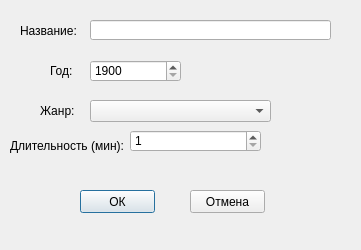
<?xml version="1.0" encoding="UTF-8"?>
<ui version="4.0">
 <class>Dialog</class>
 <widget class="QDialog" name="Dialog">
  <property name="geometry">
   <rect>
    <x>0</x>
    <y>0</y>
    <width>361</width>
    <height>250</height>
   </rect>
  </property>
  <property name="windowTitle">
   <string>Dialog</string>
  </property>
  <widget class="QLabel" name="label_title">
   <property name="geometry">
    <rect>
     <x>20</x>
     <y>20</y>
     <width>81</width>
     <height>21</height>
    </rect>
   </property>
   <property name="text">
    <string>Название:</string>
   </property>
  </widget>
  <widget class="QLineEdit" name="edit_title">
   <property name="geometry">
    <rect>
     <x>90</x>
     <y>20</y>
     <width>241</width>
     <height>20</height>
    </rect>
   </property>
  </widget>
  <widget class="QLabel" name="label_year">
   <property name="geometry">
    <rect>
     <x>50</x>
     <y>60</y>
     <width>31</width>
     <height>21</height>
    </rect>
   </property>
   <property name="text">
    <string>Год:</string>
   </property>
  </widget>
  <widget class="QSpinBox" name="edit_year">
   <property name="geometry">
    <rect>
     <x>90</x>
     <y>60</y>
     <width>91</width>
     <height>22</height>
    </rect>
   </property>
   <property name="minimum">
    <number>1900</number>
   </property>
   <property name="maximum">
    <number>2100</number>
   </property>
  </widget>
  <widget class="QLabel" name="label_genre">
   <property name="geometry">
    <rect>
     <x>40</x>
     <y>100</y>
     <width>47</width>
     <height>21</height>
    </rect>
   </property>
   <property name="text">
    <string>Жанр:</string>
   </property>
  </widget>
  <widget class="QComboBox" name="edit_genre">
   <property name="geometry">
    <rect>
     <x>90</x>
     <y>100</y>
     <width>181</width>
     <height>22</height>
    </rect>
   </property>
  </widget>
  <widget class="QLabel" name="label_duration">
   <property name="geometry">
    <rect>
     <x>10</x>
     <y>130</y>
     <width>141</width>
     <height>31</height>
    </rect>
   </property>
   <property name="text">
    <string>Длительность (мин):</string>
   </property>
  </widget>
  <widget class="QSpinBox" name="edit_duration">
   <property name="geometry">
    <rect>
     <x>130</x>
     <y>130</y>
     <width>131</width>
     <height>22</height>
    </rect>
   </property>
   <property name="minimum">
    <number>1</number>
   </property>
   <property name="maximum">
    <number>500</number>
   </property>
  </widget>
  <widget class="QPushButton" name="btn_ok">
   <property name="geometry">
    <rect>
     <x>80</x>
     <y>190</y>
     <width>75</width>
     <height>23</height>
    </rect>
   </property>
   <property name="text">
    <string>ОК</string>
   </property>
  </widget>
  <widget class="QPushButton" name="btn_cancel">
   <property name="geometry">
    <rect>
     <x>190</x>
     <y>190</y>
     <width>75</width>
     <height>23</height>
    </rect>
   </property>
   <property name="text">
    <string>Отмена</string>
   </property>
  </widget>
 </widget>
 <resources/>
 <connections/>
</ui>
